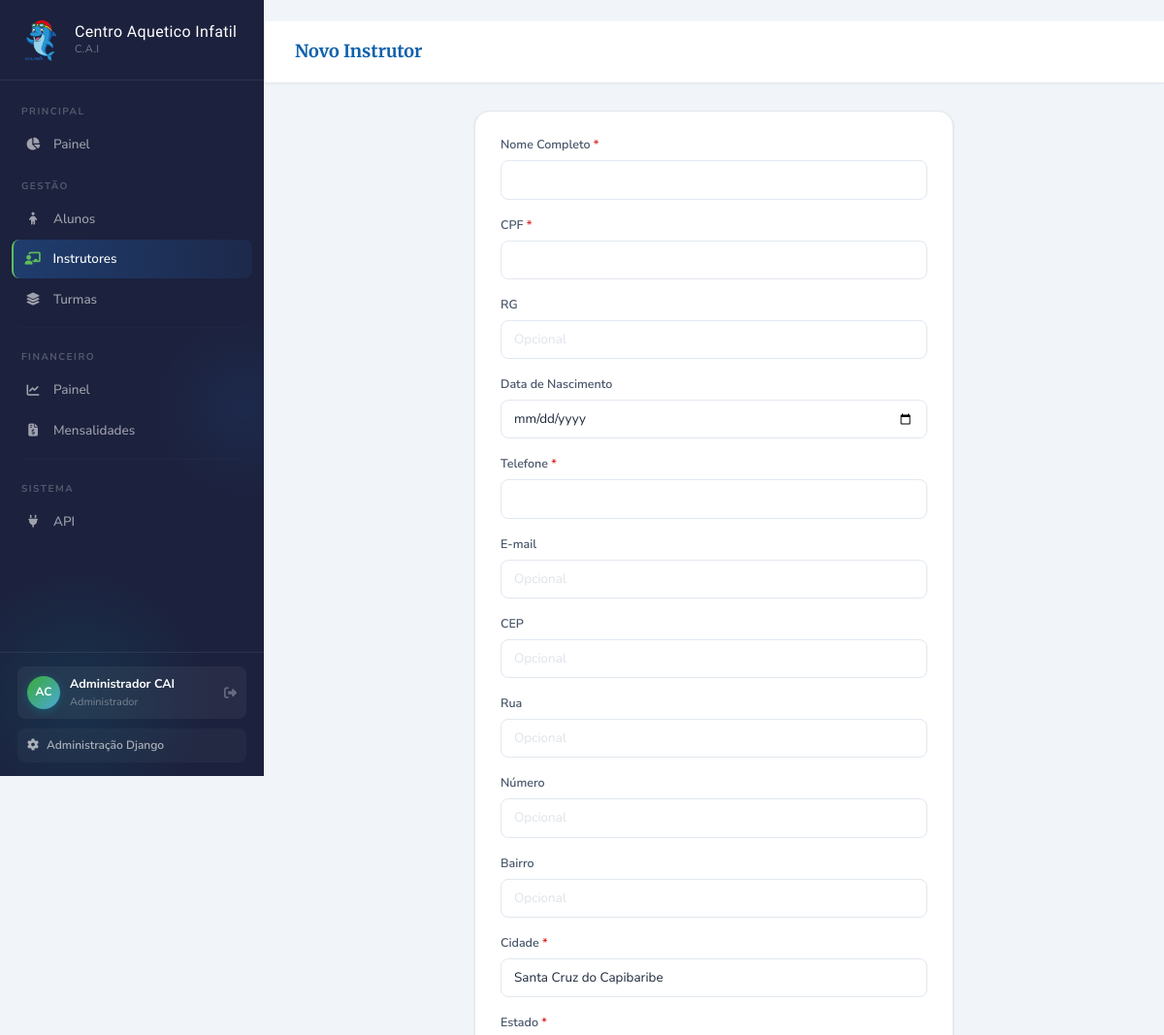
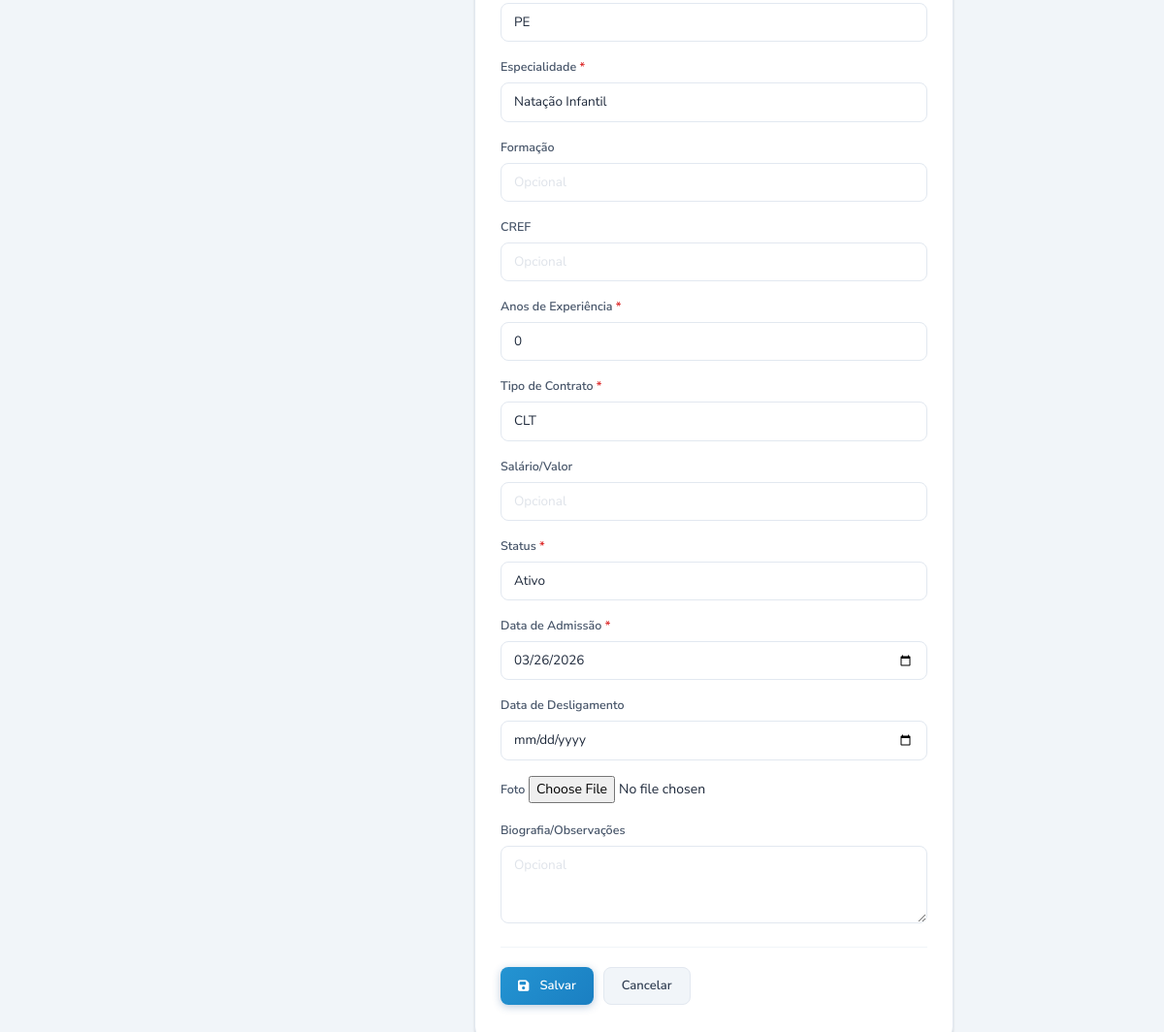
/professores/novo/ (signed in), run on the app's committed database (2 pictures, top to bottom).
### apps/accounts/models.py (models this page shows, shortened)
class Usuario(AbstractUser):
    PERFIL_CHOICES = [
        ('admin', 'Administrador'),
        ('coordenacao', 'Coordenação'),
        ('financeiro', 'Financeiro'),
        ('professor', 'Professor'),
    ]
    perfil = models.CharField(
        max_length=20,
        choices=PERFIL_CHOICES,
        default='professor',
        verbose_name='Perfil'
    )
    telefone = models.CharField(max_length=20, blank=True, verbose_name='Telefone')
    foto = models.ImageField(
        upload_to='usuarios/', null=True, blank=True, verbose_name='Foto'
    )
    ativo = models.BooleanField(default=True, verbose_name='Ativo')
    criado_em = models.DateTimeField(auto_now_add=True)
    atualizado_em = models.DateTimeField(auto_now=True)
    class Meta:
        verbose_name = 'Usuário'
        verbose_name_plural = 'Usuários'
        ordering = ['first_name', 'last_name']

### apps/professores/views.py (the view)
# urls.py: path('novo/', views.novo_professor, name='novo_professor'),
@login_required
def novo_professor(request):
    if request.method == 'POST':
        form = ProfessorForm(request.POST, request.FILES)
        if form.is_valid():
            professor = form.save()
            messages.success(request, f'Professor(a) {professor.nome} cadastrado(a)!')
            return redirect('perfil_professor', pk=professor.pk)
    else:
        form = ProfessorForm()
    return render(request, 'professores/form.html', {'form': form, 'titulo': 'Novo Instrutor'})

### templates/professores/form.html (shortened to what this page needs)
﻿{% extends 'base.html' %}
{% block page_title %}{{ titulo }}{% endblock %}
{% block content %}
<div class="row justify-content-center">
  <div class="col-lg-7">
    <div class="card-surface">
      <form method="post" enctype="multipart/form-data">
        {% for field in form %}
        <div class="mb-3">
          <label class="form-label">{{ field.label }}{% if field.field.required %}<span style="color:#dc2626;"> *</span>{% endif %}</label>
          {{ field }}
        </div>
        {% endfor %}
        <div style="display:flex;gap:10px;margin-top:24px;padding-top:20px;border-top:1px solid #f1f5f9;">
          <button type="submit" class="btn-cai btn-cai-primary"><i class="fas fa-save me-1"></i>Salvar</button>
          <a href="javascript:history.back()" class="btn-cai btn-cai-ghost">Cancelar</a>
        </div>
      </form>
    </div>
  </div>
</div>
{% endblock %}

### templates/base.html (shortened to what this page needs)
﻿<!DOCTYPE html>
<html lang="pt-br">
{% load static %}
<head>
  <link href="https://cdnjs.cloudflare.com/ajax/libs/bootstrap/5.3.2/css/bootstrap.min.css" rel="stylesheet">
  <link href="https://cdnjs.cloudflare.com/ajax/libs/font-awesome/6.5.0/css/all.min.css" rel="stylesheet">
</head>
<body>
<nav id="sidebar">
  <div class="sidebar-brand">
    <a href="{% url 'home' %}" class="brand-link">
      <div class="brand-emblem"><img src="{% static 'img/mascote-cai.png' %}" alt="Mascote Dolphin C.A.I"></div>
      <div class="brand-text"><strong>Centro Aquetico Infatil</strong><small>C.A.I</small></div>
    </a>
  </div>
  <div class="sidebar-nav">
    <div class="nav-section-label">Principal</div>
    <div class="nav-item"><a href="{% url 'home' %}" class="nav-link {% if request.resolver_match.url_name == 'home' %}active{% endif %}"><span class="nav-icon"><i class="fas fa-chart-pie"></i></span>Painel</a></div>
    <div class="nav-section-label">Gestão</div>
    <div class="nav-item"><a href="{% url 'lista_alunos' %}" class="nav-link {% if 'aluno' in request.resolver_match.url_name %}active{% endif %}"><span class="nav-icon"><i class="fas fa-child"></i></span>Alunos</a></div>
    <div class="nav-item"><a href="{% url 'lista_professores' %}" class="nav-link {% if 'professor' in request.resolver_match.url_name %}active{% endif %}"><span class="nav-icon"><i class="fas fa-chalkboard-teacher"></i></span>Instrutores</a></div>
    <div class="nav-item"><a href="{% url 'lista_turmas' %}" class="nav-link {% if 'turma' in request.resolver_match.url_name %}active{% endif %}"><span class="nav-icon"><i class="fas fa-layer-group"></i></span>Turmas</a></div>
    <hr class="nav-divider">
    <div class="nav-section-label">Financeiro</div>
    <div class="nav-item"><a href="{% url 'financeiro' %}" class="nav-link {% if request.resolver_match.url_name == 'financeiro' %}active{% endif %}"><span class="nav-icon"><i class="fas fa-chart-line"></i></span>Painel</a></div>
    <div class="nav-item"><a href="{% url 'lista_mensalidades' %}" class="nav-link {% if 'mensalidade' in request.resolver_match.url_name %}active{% endif %}"><span class="nav-icon"><i class="fas fa-file-invoice-dollar"></i></span>Mensalidades</a></div>
    <hr class="nav-divider">
    <div class="nav-section-label">Sistema</div>
    <div class="nav-item"><a href="/api/v1/" target="_blank" class="nav-link"><span class="nav-icon"><i class="fas fa-plug"></i></span>API</a></div>
  </div>
  <div class="sidebar-footer">
    <div class="user-pill">
      <div class="user-avatar-sm">{{ request.user.first_name|first|upper }}{{ request.user.last_name|first|upper }}</div>
      <div class="user-info-sm"><strong>{{ request.user.get_full_name|default:request.user.username }}</strong><small>{{ request.user.get_perfil_display }}</small></div>
      <a href="{% url 'logout' %}" class="user-logout" title="Sair"><i class="fas fa-sign-out-alt"></i></a>
    </div>
    <a href="/admin/" target="_blank" class="sidebar-admin-link"><i class="fas fa-cog"></i>Administração Django</a>
  </div>
</nav>
<div id="main">
  <div class="topbar">
    <div class="topbar-title">{% block page_title %}C.A.I{% endblock %}</div>
  </div>
  <div class="page-content">{% block content %}{% endblock %}</div>
</div>
</body>
</html>

### data on the page
Usuario: user.first_name|first "A", user.last_name|first "C", user.get_full_name "Administrador CAI", user.perfil "Administrador"

### other printed values
{{ titulo }} "Novo Instrutor"
{{ field.label }} "Nome Completo" "CPF" "RG" "Data de Nascimento" "Telefone" "E-mail" "CEP" "Rua" "Número" "Bairro" "Cidade" "Estado" "Especialidade" "Formação" "CREF" "Anos de Experiência" "Tipo de Contrato" "Salário/Valor" "Status" "Data de Admissão" "Data de Desligamento" "Foto" "Biografia/Observações"
